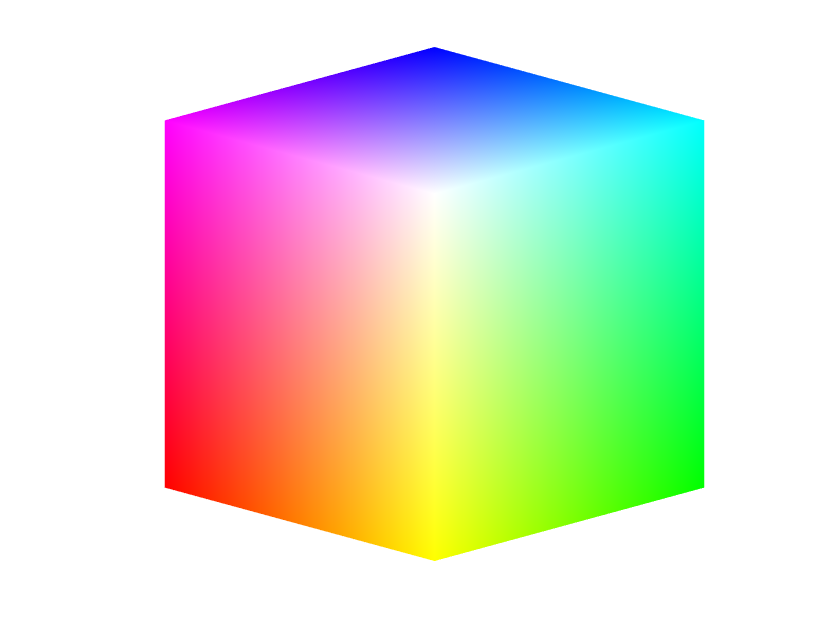
#> input picture Color Image Processing/images/rgb_color_cube.tif, 840 x 630 px; the run also reads 3 pictures not shown here
$ jupyter execute --allow-errors ec_dip_color_img_proc_01.ipynb   (older library calls are emulated)
#> lines starting #> are read from the running program, lines starting #| are printed output that depends on the picture; after the words box and inside, x2 and y2 are one past the last pixel; in counts of white or black regions, pixels touching at a corner belong together
### ec_img_utils.py
# -*- coding: utf-8 -*-
"""
Created on Thu Jan 21 21:51:16 2021

@author: Ernesto

Image processing module for ECE419

The purpose of this module is to compile/construct a collection of image
processing utilities as I progress through the course
"""
import numpy as np
import scipy
from tabulate import tabulate
import exifread

import skimage
import skimage.util
import skimage.restoration
from scipy.ndimage import convolve
from scipy.ndimage import correlate
import skimage.filters
import skimage.transform
from skimage import morphology

import matplotlib.pyplot as plt

# [25 lines left out: function get_img_info, not called in this run]


'''
READING IMAGE EXIF INFORMATION / METADATA
I WILL BE USING EXIFREAD FROM: https://pypi.org/project/ExifRead/

Matlab has a built-in function iminfo that returns metadata for image files.
My plan is to wrap some of exifread's functionality into a utility function to
extract meaningful information from image files
'''


# [1055 lines left out: functions get_exif_data, gray_img_comparison_plot, log_xfm, stretch_xfm, specified_xfm, intensity_xfms and 24 more, not called in this run]


def my_xyz2rgb(arr):
    """
    Function to convert from XYZ RGB
    @param arr: ndarray-like with shape P x 3 with XYZ coordinate points
    @return: ndarray-like with shape P x 3 with RGB coordinate points
    """

    assert arr.shape[-1] == 3

    # define transformation matrix
    rgb_to_xyz_xfm = np.array([[2.768892, 1.751748, 1.130160],
                               [1.000000, 4.590700, 0.060100],
                               [0.000000, 0.056508, 5.594292]])

    xyz_to_rgb_xfm = np.linalg.inv(rgb_to_xyz_xfm)

    # compute transformation
    #xyz_arr = (rgb_to_xyz_xfm @ arr.T).T
    rgb_arr = (xyz_to_rgb_xfm @ arr.T).T

    return rgb_arr


# [897 lines left out: functions my_rgb2hsi, my_hsi2rgb, spatial_filt_3d, normalize_zero_one, colorgrad, color_space_conv and 13 more, not called in this run]

### Color Image Processing/ec_dip_color_img_proc_01.ipynb
## Digital Image Processing, ECE419

Ernesto Colon

The Cooper Union Department of Electrical Engineering

February 19th, 2021

References:
- Digital Image Processing Using Matlab [DIPUM] by Gonzalez et al., 3rd ed
- Digital Image Processing by Gonzalez et al., 4th ed

**The following set of notes and example scripts are part of my independent study sessions and adapted from the references outlined above. My main reference is DIPUM and complemented with online documentation. As I go through the theory and textbook examples, I am translating the code and image processing techniques to Python.**

## Color Image Processing Notes / Exercises

[cell 1]
#Importing the libraries
import sys
sys.path.append('..')

import numpy as np
import matplotlib.pyplot as plt
import ec_img_utils
import skimage.util
from skimage import io
import scipy.fft
from skimage import transform
import pandas as pd
import skimage.color
from PIL import Image, ImageCms

Objects may reflect, absorb or transmit light that strikes them. The amount of light that is reflected by an object,
for example, is typically a function of the light's wavelength. This wavelength dependency in addition to the properties
of the illuminating source and the way our visual system works gives rise to color perception.

The human eye has two type of light sensitive cells, *rods* and *cones*. The rods are active mainly in low light
situations, and their contribution to color perception is minimal. That is the reason why we see the world almost as
grayscale at night when there is not much illumination around us. The cone cells, on the other hand, activate at higher
light intensity levels and are responsible for sending color information to our brain.

An illuminating source has a specific power spectral density associated with it which we can denote as $P(\lambda)$.
When we have the illuminating source's PSD and the object's relative reflectance curves, we can compute how an object
responds to the illumination as a function of wavelength.

Colors can be represented as points in multi-dimensional space. The most familiar color space to us is the RGB space.
The RGB color space is only one of many color spaces in widespread use. We refer to the color space dimensions as the
*primaries*. For example, in the RGB color space, the red, green, and blue are the primaries.

In a color matching experiment, Wright and Guild and Petavel (independently) had a light source with a known PSD and
three monochromatic primaries that they varied in different intensity combinations until individuals perceived the
combinations as the known light source. The result is a set of color matching functions
($\bar r(\lambda),\bar b(\lambda), \bar b(\lambda)$) that can be used to compute tristimulus values. These are the
well-known RGB values we are used to working with. The RGB tristimulus values can be computed as follows:

\begin{equation}
R = \int_{380}^{780} \bar r(\lambda)P(\lambda) \,d\lambda
\end{equation}

\begin{equation}
G = \int_{380}^{780} \bar g(\lambda)P(\lambda) \,d\lambda
\end{equation}

\begin{equation}
B = \int_{380}^{780} \bar b(\lambda)P(\lambda) \,d\lambda
\end{equation}

The International Commission on Illumination (CIE) is a standardization body or commission as the name explicitly calls
out, that defines certain conventions. For example, one set of tristimulus values that are usef very widely are the XYZ
primaries. These are related to RGB via the linear transformation:

\begin{equation}
\begin{bmatrix} X \\ Y \\ Z \end{bmatrix}
= \begin{bmatrix}
2.768892 & 1.751748 & 1.130160\\
1.000000 & 4.590700 & 0.060100\\
0.000000 & 0.056508 & 5.594292
\end{bmatrix}
\begin{bmatrix} R \\ G \\ B \end{bmatrix}
\end{equation}

Below, we plot the set of matching functions corresponding to both the RGB and XYZ color spaces. The support package for
DIPUM 3rd ed. has the CIE Standard Observer xyz color matching functions as a function of wavelength in steps of 1nm. I
wrote a function to go from xyz to rgb and vice versa and obtained the corresponding rgb color matching functions as well.

As outlined in DIPUM, the RGB to XYZ transformation was chosen so that:

- The resulting color matching functions are nonnegative.
- When $P(\lambda)$ is a constant (equienergy stimulus), the tristimulus values are equal.
- One of the tristimulus valuess (Y) equals the luminance of the stimilus.

[cell 2]
# import the CIE 1931 Standard Observer Data
cie_std_obs = pd.read_csv('CIE 1931 Standard Observer (1nm)_csv.csv')
#> (reads Color Image Processing/CIE 1931 Standard Observer (1nm)_csv.csv from the repository)

# convert from XYZ to RGB using my custom function (see ec_img_utils)
cie_std_obs_rgb = ec_img_utils.my_xyz2rgb(cie_std_obs.to_numpy()[:, 1:4])

# plot the x, y, z color matching functions
fig_col_mat, ax_col_mat = plt.subplots(1, 2, figsize=(10,5))
ax_col_mat = ax_col_mat.ravel()

ax_col_mat[0].plot(cie_std_obs['lambda'], cie_std_obs_rgb[:,0], c='r', alpha=0.6, label='r')
ax_col_mat[0].plot(cie_std_obs['lambda'], cie_std_obs_rgb[:,1], c='g', alpha=0.6, label='g')
ax_col_mat[0].plot(cie_std_obs['lambda'], cie_std_obs_rgb[:,2], c='b', alpha=0.6, label='b')
ax_col_mat[0].set_title('RGB color matching functions')
ax_col_mat[0].set_xlabel('Wavelength')
ax_col_mat[0].set_ylabel('Relative Response');
ax_col_mat[0].legend()
ax_col_mat[0].grid()

ax_col_mat[1].plot(cie_std_obs['lambda'], cie_std_obs['x'], c='r', alpha=0.6, label='x')
ax_col_mat[1].plot(cie_std_obs['lambda'], cie_std_obs['y'], c='g', alpha=0.6, label='y')
ax_col_mat[1].plot(cie_std_obs['lambda'], cie_std_obs['z'], c='b', alpha=0.6, label='z')
ax_col_mat[1].set_title('XYZ color matching functions')
ax_col_mat[1].set_xlabel('Wavelength')
ax_col_mat[1].set_ylabel('Relative Response');
ax_col_mat[1].legend()
ax_col_mat[1].grid()
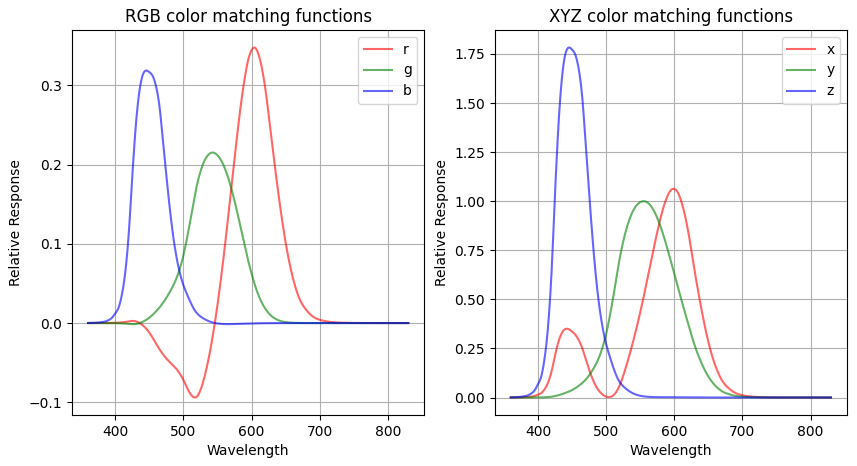
#> figure drawn by matplotlib, 2 panels; panel 1: curve peaks at x = 604, y = 0.348; panel 1: curve peaks at x = 543, y = 0.215; panel 1: curve peaks at x = 446, y = 0.319; panel 2: curve peaks at x = 599, y = 1.06

#### The Standard RGB Model

As outlined above, in the RGB color model, a color is described by three intensity values, R, G, and B corresponding to
red, green, and blue. The intensity values are in the range [0, 1]. When all primaries are at full strength, the color
is perceived as white. Similarly, when all primary intensities are zero, we have black.

We can visualize the RGB color space with an RGB color cube as shown below (plotted in Matlab using DIPUM function).
The vertices of the RGB color cube are the primary (rgb) colors and the secondary (cyan, magenta, and yellow) colors of
light.

[cell 3]
img_rgb_cube = io.imread('./images/rgb_color_cube.tif')
#> img_rgb_cube is the input picture: shape (630, 840, 3); mean R, G, B 221.6, 221.6, 207.3
plt.figure()
plt.imshow(img_rgb_cube)
plt.title("RGB Color Cube")
plt.axis('off');

#### CMY and CMYK Color Models

The display on a computer uses an *additive process* for displaying colors in an sRGB space. In contrast, color printing
is a *subtractive process*. When illuminated with broad-spectrum (e.g., white) light, printed inks of different colors
absorb (or subtract) parts of the illumination spectrum. The remaining spectrum that is reflected back is the color
stimulus.

The most commonly used inks are cyan, magenta, and yellow and are often called *primary color pigments*.

A simplified CMY model can be expressed as follows:

\begin{equation}
\begin{bmatrix} C \\ M \\ Y \end{bmatrix}
= \begin{bmatrix} 1 \\ 1 \\ 1 \end{bmatrix} -
\begin{bmatrix} R \\ G \\ B \end{bmatrix}
\end{equation}

Where the RGB color values are normalized to the range [0, 1].

The CMYK model extends the CMY model by adding a fourth color, true black. The reason for this is because mixing CMY in
a subtractive process yields a muddy brown color instead of black. See DIP for more details about the definitions of the
CMYK space.

#### ICC Color Profiles

Different devices and/or media have different appearance, and thus, it is necessary to transform from one devices color
space/profile to another. The *International Color Consortium* (ICC) is an industry group that standardizes how to
create color profiles for display devices/media and transformations between them. The transformation between one color
profile to another is called *gamut mapping*. A *color gamut* is a volume in color space that defines the range of
colors that a device can reproduce. Color gamuts vary from device to device.

**Example 7.2 from DIPUM - Soft proofing using ICC profiles**

Soft proofing simulates on a computer monitor the appearance that a color image would have if printed.

First, we convert monitor colors (assuming sRGB) to output device colors using a perceptual rendering intent

Second, we convert computed output device colors back to monitor colors using the absolute colorimetric rendering intent

#> (a cell that did not finish here is left out)

ADD COMMENTS

#### HSI and HSV

**Example 7.3 fdrom DIPUM - Converting from RGB to HSI**

#> (a cell that did not finish here is left out)

[cell 6]
# display the images
fig_fire, ax_fire = plt.subplots(2, 3, figsize=(15,10))
ax_fire = ax_fire.ravel()

#> (the rest of this cell did not finish here and is left out)

ADD COMMENTS

#### Color Transformations

Next, let's explore color transformations within the confines of a single color space. We will treat transformations of
the form

\begin{equation}
s_i = T_i(r_i) \quad i = 1, 2, ..., n
\end{equation}

where $r_i$ and $s_i$ are the color components of the input and output images, $n$ is the dimension of (or number of
color components in) the color space of $r_i$, and $T_i$ are referred to as *full-color transformation* (or *mapping*)
*functions*.

If the input images are monochrome, then we write the transformation as:

\begin{equation}
s_i = T_i(r) \quad i = 1, 2, ..., n
\end{equation}

where $r$ denotes the graylevel values, $s_i$ and $T_i$ are as above, and $n$ is the number of color components in $s_i$.
This equation describes the mapping of gray levels into arbitrary colors, a process we refer to as *pesudocolor
transformation* or *pesudocolor mapping*.

One way to specify color transformations is through control points. We can then use interpolation techniques to specify
the full transformation. Let's take a look at two examples below.

**Specifying CONTROL POINTS for color transformations...**

Useful link explaining how to interpolate using query points in Python usinc scipy
https://docs.scipy.org/doc/scipy/reference/tutorial/interpolate.html#spline-interpolation-in-1-d-procedural-interpolate-splxxx

[cell 7]
ctrl_pts_1 = np.array([[0.0, 0.0],
                       [0.7, 0.4],
                       [1.0, 1.0]])

# interpolate
eval_pts = np.linspace(0.0, 1.0)

# linear interpolation
lin_interp = np.interp(eval_pts, ctrl_pts_1[:, 0], ctrl_pts_1[:, 1])

# spline interpolation
# first, create the spline interpolation given the control points with no smoothing, s = 0
ctrl_pts_2 = np.array([[-0.01, 0.0],
                       [0.0, 0.0],
                       [0.25, 0.001],
                       [0.7, 0.4],
                       [1.0, 1.0],
                       [1.01, 1.0]])

spline_rep = scipy.interpolate.splrep(ctrl_pts_2[:, 0], ctrl_pts_2[:, 1], s=0)

# evaluate spline
spline_interp = scipy.interpolate.splev(eval_pts, spline_rep, der=0)

# display the interpolated values
fig_col_xfm, ax_col_xfm = plt.subplots(1, 2, figsize=(10, 5))
ax_col_xfm =  ax_col_xfm.ravel()

ax_col_xfm[0].plot(eval_pts, lin_interp, c='r', alpha=0.6, label='Mapping Fcn')
ax_col_xfm[0].plot(ctrl_pts_1[:, 0], ctrl_pts_1[:,1], 'bo', alpha=0.6, label='Control Pts')
ax_col_xfm[0].grid()
ax_col_xfm[0].legend()
ax_col_xfm[0].set_title("Linear Interpolation Mapping")

ax_col_xfm[1].plot(eval_pts, spline_interp, c='r', alpha=0.6, label='Mapping Fcn')
ax_col_xfm[1].plot(ctrl_pts_2[:, 0], ctrl_pts_2[:,1], 'bo', alpha=0.6, label='Control Pts')
ax_col_xfm[1].grid()
ax_col_xfm[1].legend()
ax_col_xfm[1].set_title("Cubic Spline Interpolation Mapping");
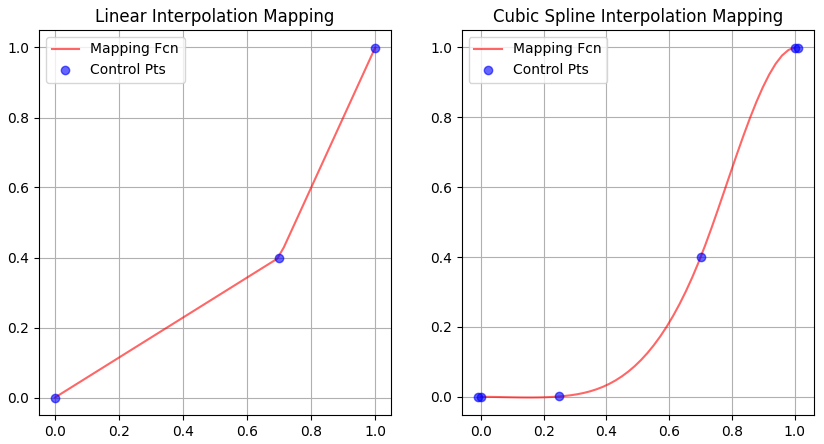
#> figure drawn by matplotlib, 2 panels; panel 1: curve peaks at x = 1, y = 1; panel 2: curve peaks at x = 1, y = 1

Let's now create some transformation functions and process some images...

**Photographic Negative Example**

[cell 8]
# load image
img_maple_leaf = io.imread('./images/mapleleaf.tif')
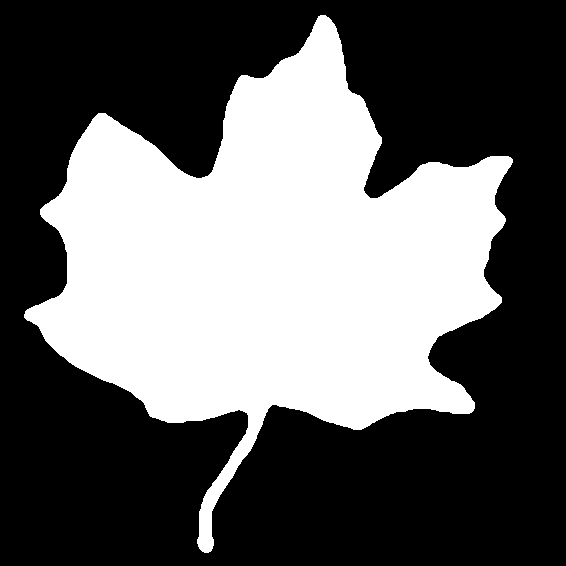
#> input picture Color Image Processing/images/mapleleaf.tif, 566 x 566 px
#> img_maple_leaf: shape (566, 566) bool; 38.2% white; 1 white region, box (x1, y1, x2, y2) and area: (24, 15, 513, 553) 122446
img_maple_leaf = skimage.img_as_float(img_maple_leaf)

# specify the transformation function
compl_xfm_ctrl_pts = np.array([[0.0, 1.0],
                               [1.0, 0.0]])

# evaluate mapping function using linear interpolation
compl_interp_xfm = np.interp(eval_pts, compl_xfm_ctrl_pts[:, 0], compl_xfm_ctrl_pts[:, 1])

img_maple_neg = np.interp(img_maple_leaf, compl_xfm_ctrl_pts[:, 0], compl_xfm_ctrl_pts[:, 1])

# display images
fig_maple, ax_maple = plt.subplots(1, 3, figsize=(15, 5))
ax_maple = ax_maple.ravel()


ax_maple[0].plot(eval_pts, compl_interp_xfm, c='r', alpha=0.6, label='Mapping Fcn')
ax_maple[0].plot(compl_xfm_ctrl_pts[:, 0], compl_xfm_ctrl_pts[:, 1],'bo', alpha=0.6, label='Control Pts')
ax_maple[0].set_title("Photographic Negative\nMapping Function")
ax_maple[0].grid()
ax_maple[0].legend()

ax_maple[1].imshow(img_maple_leaf, cmap='gray')
ax_maple[1].set_title("Original Image")
ax_maple[1].axis('off')

ax_maple[2].imshow(img_maple_neg, cmap='gray')
ax_maple[2].set_title("Transformed Image")
ax_maple[2].axis('off');
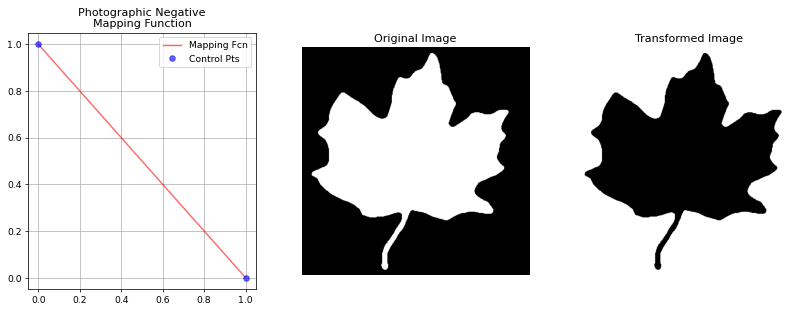
#> figure drawn by matplotlib, 3 panels; panel 1: curve peaks at x = 0, y = 1

In the example above, we defined our color transformation/mapping function to compute the photographic negative or
complement of our image. We can also achieve the same result using a complement function like skimage.util.invert like
we saw in the intensity transformations chapter.

Next, let's use a similar approach to compute color complements for an RGB image.

[cell 9]
# load color image
img_chalk = io.imread('./images/chalk-RGB.tif')
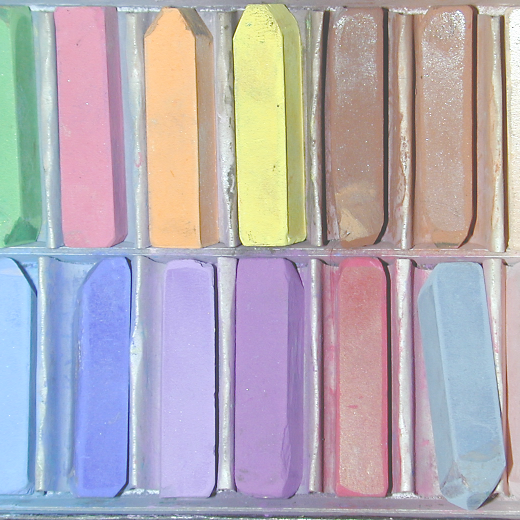
#> input picture Color Image Processing/images/chalk-RGB.tif, 1040 x 1040 px (shown at 1/2 size)
#> img_chalk is the input picture: shape (1040, 1040, 3); mean R, G, B 178.9, 171.2, 180.1
img_chalk = skimage.img_as_float(img_chalk)

# compute complement
img_chalk_compl = np.interp(img_chalk, compl_xfm_ctrl_pts[:, 0], compl_xfm_ctrl_pts[:, 1])
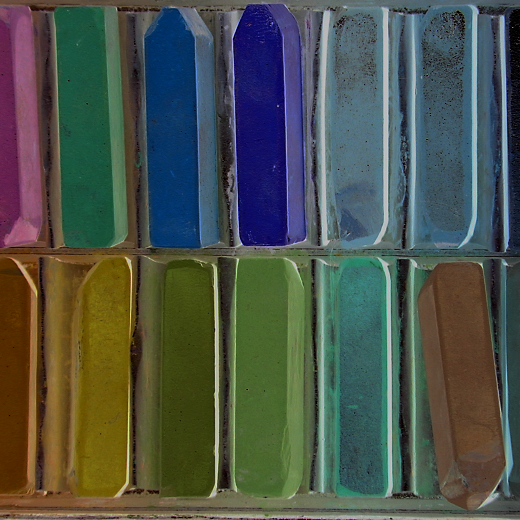
#> img_chalk_compl: shape (1040, 1040, 3) float64 (shown at 1/2 size); mean R, G, B 0.298, 0.329, 0.294

# display the results
fig_chalk, ax_chalk = plt.subplots(1, 2, figsize=(10, 5))
ax_chalk = ax_chalk.ravel()

ax_chalk[0].imshow(img_chalk)
ax_chalk[0].set_title("Original RGB Image")
ax_chalk[0].axis('off')

ax_chalk[1].imshow(img_chalk_compl)
ax_chalk[1].set_title("Complement Image")
ax_chalk[1].axis('off');
#> (the rest of the program and of its run is left out)
